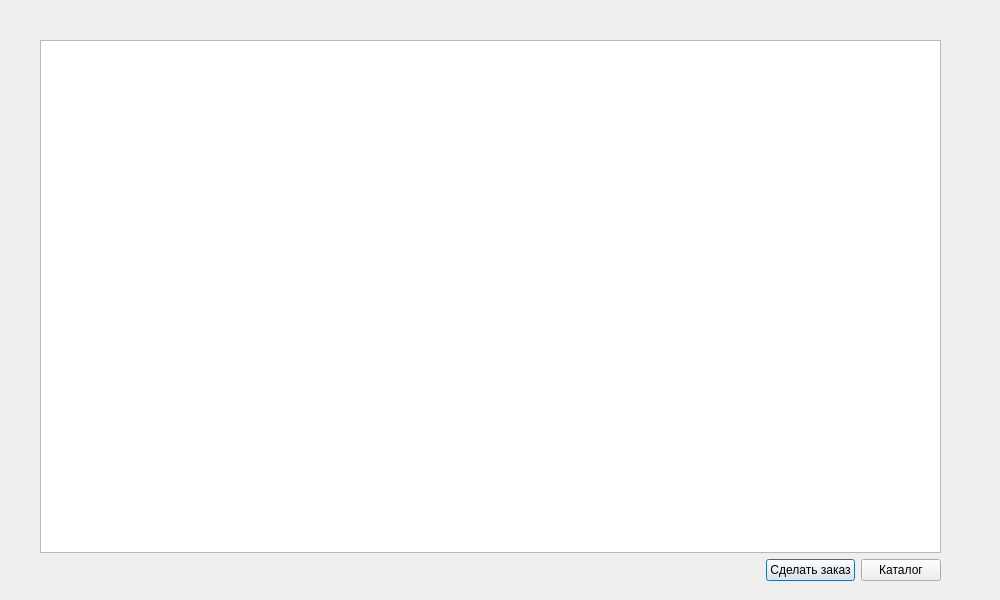
<?xml version="1.0" encoding="UTF-8"?>
<ui version="4.0">
 <class>customerpage</class>
 <widget class="QDialog" name="customerpage">
  <property name="geometry">
   <rect>
    <x>0</x>
    <y>0</y>
    <width>1000</width>
    <height>600</height>
   </rect>
  </property>
  <property name="windowTitle">
   <string>Customer page</string>
  </property>
  <widget class="QWidget" name="layoutWidget">
   <property name="geometry">
    <rect>
     <x>40</x>
     <y>40</y>
     <width>901</width>
     <height>541</height>
    </rect>
   </property>
   <layout class="QVBoxLayout" name="verticalLayout">
    <item>
     <widget class="QTableView" name="tableView"/>
    </item>
    <item>
     <layout class="QHBoxLayout" name="horizontalLayout">
      <item>
       <spacer name="horizontalSpacer">
        <property name="orientation">
         <enum>Qt::Horizontal</enum>
        </property>
        <property name="sizeHint" stdset="0">
         <size>
          <width>40</width>
          <height>20</height>
         </size>
        </property>
       </spacer>
      </item>
      <item>
       <widget class="QPushButton" name="pushButton_2">
        <property name="text">
         <string>Сделать заказ</string>
        </property>
       </widget>
      </item>
      <item>
       <widget class="QPushButton" name="pushButton">
        <property name="text">
         <string>Каталог</string>
        </property>
       </widget>
      </item>
     </layout>
    </item>
   </layout>
  </widget>
 </widget>
 <resources/>
 <connections/>
</ui>
